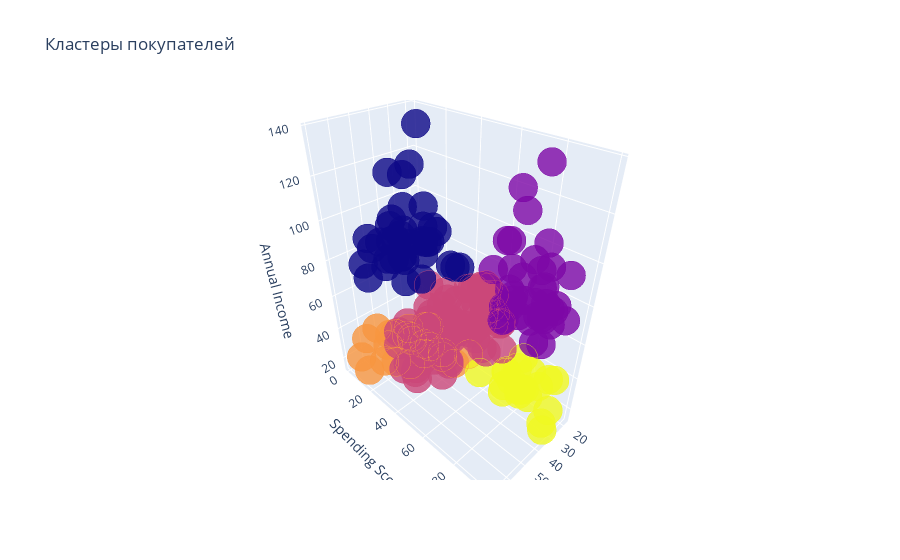

Notebook source saved alongside this figure:
### Code cell
trace1 = go.Scatter3d(
    x= df['Age'],
    y= df['Spending Score (1-100)'],
    z= df['Annual Income (k$)'],
    mode='markers',
     marker=dict(
        color = df['cluster'], 
        size= 10,
        line=dict(
            color= df['cluster'],
            width= 12
        ),
        opacity=0.8
     )
)
data = [trace1]
layout = go.Layout(
    title= 'Кластеры покупателей',
    scene = dict(
            xaxis = dict(title  = 'Age'),
            yaxis = dict(title  = 'Spending Score'),
            zaxis = dict(title  = 'Annual Income')
        )
)
fig = go.Figure(data=data, layout=layout)
py.offline.iplot(fig)

### Figure 1 — Plotly figure (JSON) as saved in the notebook; plotly's stock layout.template omitted (floating-point values rounded to 4 significant figures; data arrays with more than 128 entries replaced by an {"elided": "..."} marker saying what was removed)
{"data": [{"marker": {"color": {"elided": "200 int values"}, "line": {"color": {"elided": "200 int values"}, "width": 12}, "opacity": 0.8, "size": 10}, "mode": "markers", "type": "scatter3d", "x": {"elided": "200 int values"}, "y": {"elided": "200 int values"}, "z": {"elided": "200 int values"}}], "layout": {"scene": {"xaxis": {"title": {"text": "Age"}}, "yaxis": {"title": {"text": "Spending Score"}}, "zaxis": {"title": {"text": "Annual Income"}}}, "title": {"text": "Кластеры покупателей"}}}
